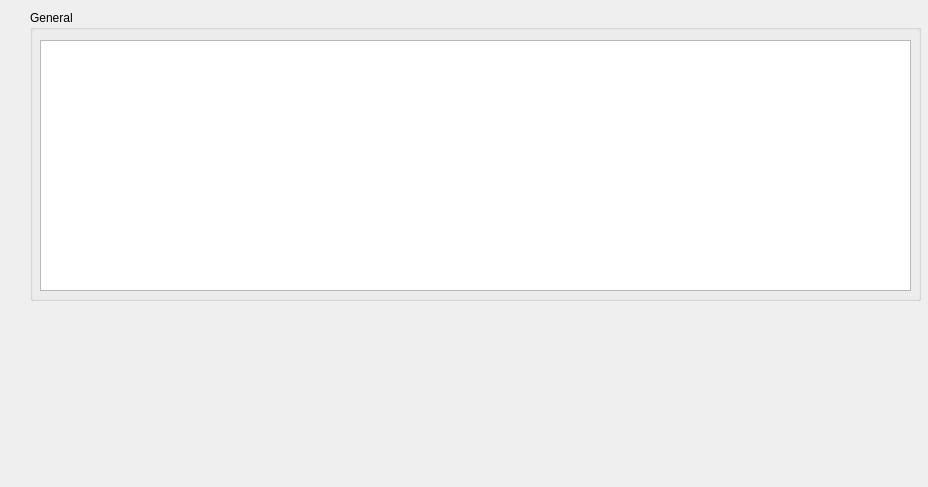
<?xml version="1.0" encoding="UTF-8"?>
<ui version="4.0">
 <class>AdvancedSystemMonitor</class>
 <widget class="QWidget" name="AdvancedSystemMonitor">
  <property name="geometry">
   <rect>
    <x>0</x>
    <y>0</y>
    <width>928</width>
    <height>487</height>
   </rect>
  </property>
  <property name="windowTitle">
   <string>Form</string>
  </property>
  <widget class="QGroupBox" name="groupBox_ASM_generalbox">
   <property name="geometry">
    <rect>
     <x>30</x>
     <y>10</y>
     <width>891</width>
     <height>291</height>
    </rect>
   </property>
   <property name="styleSheet">
    <string notr="true">font: 12pt &quot;Hack&quot;;</string>
   </property>
   <property name="title">
    <string>General</string>
   </property>
   <widget class="QTextEdit" name="textEdit">
    <property name="geometry">
     <rect>
      <x>10</x>
      <y>30</y>
      <width>871</width>
      <height>251</height>
     </rect>
    </property>
   </widget>
  </widget>
 </widget>
 <resources/>
 <connections/>
</ui>
